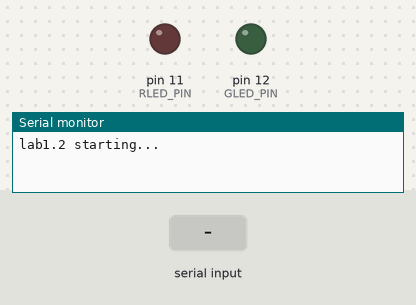
The sketch below on a simulated Arduino Uno, built with avr-gcc and run on an emulated ATmega328P. Shown: output pins drawn as LEDs (lit = HIGH), the last lines printed to the serial monitor. The inputs (shaded band) are chosen by the test bench.

Above: at 2.5 s.
2.6 s: "R" received over Serial
At 4.8 s:
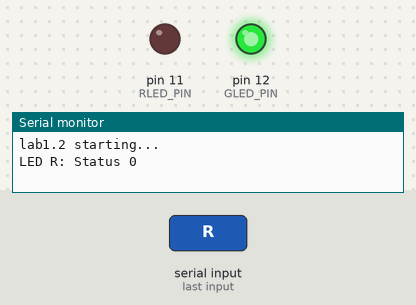
5.6 s: "G" received over Serial
At 6.8 s:
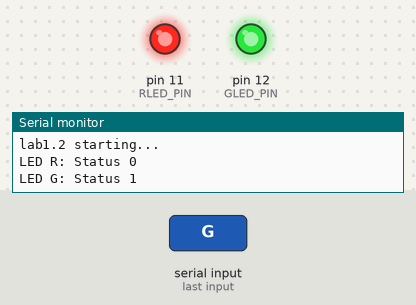
7.5 s: "1" received over Serial
At 9.5 s:
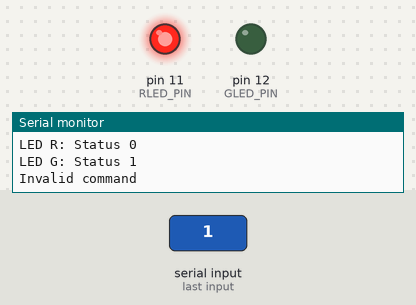
Timing chart, 0 to 16.5 s (numbered marks = the images above; inputs shaded):
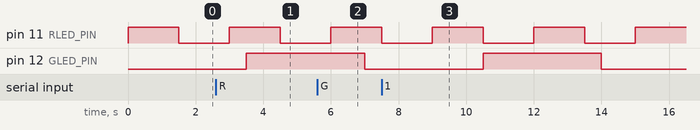

Measured:
- by itself, pin 11 (RLED_PIN): alternates HIGH for 1.5 s and LOW for 1.5 s

The sketch:

gruppo_18_es02.ino
```cpp
#include <TimerOne.h>

const int RLED_PIN = 11;
const int GLED_PIN = 12;

const float RLED_HALFPERIOD = 1.5;
const float GLED_HALFPERIOD = 3.5;

int redLedStatus = LOW;
int greenLedStatus = LOW;

void serialPrintStatus() {
  if(Serial.available() >0) {
    volatile int inByte = Serial.read();
    if(inByte == 'R') {
        Serial.print("LED R: Status ");
        Serial.println(redLedStatus, BIN);
        return;
    }
    if(inByte == 'G') {
        noInterrupts();
       Serial.print("LED G: Status ");
       Serial.println(greenLedStatus, BIN);
       interrupts();
       return;
      }
     Serial.println("Invalid command");
  }
}

void blinkGreen() {
    greenLedStatus = !greenLedStatus;
    digitalWrite(GLED_PIN, greenLedStatus);
}

void blinkRed() {
    redLedStatus = !redLedStatus;
    digitalWrite(RLED_PIN, redLedStatus);
    delay(RLED_HALFPERIOD *1e03);
}

void setup() {
  pinMode(RLED_PIN, OUTPUT);
  pinMode(GLED_PIN, OUTPUT);
  Timer1.initialize(GLED_HALFPERIOD * 1e06);
  Timer1.attachInterrupt(blinkGreen);
  Serial.begin(9600);
  while(!Serial);
  Serial.println("lab1.2 starting...");
}

// the loop function runs over and over again forever
void loop() {
  blinkRed();
  serialPrintStatus();
}
```
